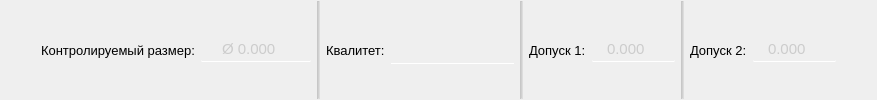
         <widget class="QWidget" name="gladkie_holes" native="true">
          <property name="styleSheet">
           <string notr="true">background: none;</string>
          </property>
          <layout class="QHBoxLayout" name="horizontalLayout_4">
           <property name="leftMargin">
            <number>1</number>
           </property>
           <property name="topMargin">
            <number>1</number>
           </property>
           <property name="rightMargin">
            <number>1</number>
           </property>
           <property name="bottomMargin">
            <number>1</number>
           </property>
           <item>
            <spacer name="horizontalSpacer_5">
             <property name="orientation">
              <enum>Qt::Orientation::Horizontal</enum>
             </property>
             <property name="sizeHint" stdset="0">
              <size>
               <width>40</width>
               <height>20</height>
              </size>
             </property>
            </spacer>
           </item>
           <item alignment="Qt::AlignmentFlag::AlignHCenter">
            <widget class="QLabel" name="label_3">
             <property name="font">
              <font>
               <pointsize>10</pointsize>
              </font>
             </property>
             <property name="styleSheet">
              <string notr="true">background: none;
</string>
             </property>
             <property name="text">
              <string>Контролируемый размер:</string>
             </property>
            </widget>
           </item>
           <item>
            <widget class="QDoubleSpinBox" name="doubleSpinBox_nom_diameter_3">
             <property name="cursor">
              <cursorShape>PointingHandCursor</cursorShape>
             </property>
             <property name="styleSheet">
              <string notr="true">QDoubleSpinBox {
	padding: 2 5 2 5;	
	border: none;
	border-bottom: 1px solid white;
	border-radius: 1px;
	background: rgba(255, 255, 255, 0);
	transition: color 0.3s ease;
	transition: border-bottom 0.4s ease;
	color: rgb(204, 204, 204);
	font-size: 11pt
}

QDoubleSpinBox:disabled {
	color: rgb(120, 106, 107);
	background: rgba(255, 255, 255, 20);
}

QDoubleSpinBox:hover {
	color: rgb(255, 255, 255)
}

QDoubleSpinBox:pressed {
	border-bottom: 1px solid white;
}
</string>
             </property>
             <property name="alignment">
              <set>Qt::AlignmentFlag::AlignCenter</set>
             </property>
             <property name="prefix">
              <string>Ø </string>
             </property>
             <property name="decimals">
              <number>3</number>
             </property>
             <property name="minimum">
              <double>0.000000000000000</double>
             </property>
             <property name="maximum">
              <double>1000.000000000000000</double>
             </property>
             <property name="stepType">
              <enum>QAbstractSpinBox::StepType::DefaultStepType</enum>
             </property>
            </widget>
           </item>
           <item>
            <widget class="Line" name="line_5">
             <property name="styleSheet">
              <string notr="true">background: rgba(124, 124, 124, 40)</string>
             </property>
             <property name="orientation">
              <enum>Qt::Orientation::Vertical</enum>
             </property>
            </widget>
           </item>
           <item>
            <widget class="QLabel" name="label_10">
             <property name="font">
              <font>
               <pointsize>10</pointsize>
              </font>
             </property>
             <property name="styleSheet">
              <string notr="true">background: none;
</string>
             </property>
             <property name="text">
              <string>Квалитет:</string>
             </property>
            </widget>
           </item>
           <item>
            <widget class="QLineEdit" name="lineEdit_kvalitet_2">
             <property name="minimumSize">
              <size>
               <width>0</width>
               <height>0</height>
              </size>
             </property>
             <property name="styleSheet">
              <string notr="true">padding: 5, 5, 5, 5;
border: none;
border-bottom: 1px solid white;
background: rgba(255, 255, 255, 0);
transition: color 0.3s ease;
transition: border-bottom 0.4s ease;
color: rgb(204, 204, 204);
font-size: 10pt;</string>
             </property>
             <property name="placeholderText">
              <string/>
             </property>
            </widget>
           </item>
           <item>
            <widget class="Line" name="line_6">
             <property name="styleSheet">
              <string notr="true">background: rgba(124, 124, 124, 40)</string>
             </property>
             <property name="orientation">
              <enum>Qt::Orientation::Vertical</enum>
             </property>
            </widget>
           </item>
           <item>
            <widget class="QLabel" name="label_11">
             <property name="font">
              <font>
               <pointsize>10</pointsize>
              </font>
             </property>
             <property name="styleSheet">
              <string notr="true">background: none;
</string>
             </property>
             <property name="text">
              <string>Допуск 1:</string>
             </property>
            </widget>
           </item>
           <item>
            <widget class="QDoubleSpinBox" name="doubleSpinBox_dopusk_3">
             <property name="cursor">
              <cursorShape>PointingHandCursor</cursorShape>
             </property>
             <property name="styleSheet">
              <string notr="true">QDoubleSpinBox {
	padding: 2 5 2 5;	
	border: none;
	border-bottom: 1px solid white;
	border-radius: 1px;
	background: rgba(255, 255, 255, 0);
	transition: color 0.3s ease;
	transition: border-bottom 0.4s ease;
	color: rgb(204, 204, 204);
	font-size: 11pt
}

QDoubleSpinBox:disabled {
	color: rgb(120, 106, 107);
	background: rgba(255, 255, 255, 20);
}

QDoubleSpinBox:hover {
	color: rgb(255, 255, 255)
}

QDoubleSpinBox:pressed {
	border-bottom: 1px solid white;
}
</string>
             </property>
             <property name="alignment">
              <set>Qt::AlignmentFlag::AlignCenter</set>
             </property>
             <property name="prefix">
              <string/>
             </property>
             <property name="suffix">
              <string/>
             </property>
             <property name="decimals">
              <number>3</number>
             </property>
             <property name="minimum">
              <double>-10.000000000000000</double>
             </property>
             <property name="maximum">
              <double>10.000000000000000</double>
             </property>
             <property name="singleStep">
              <double>0.100000000000000</double>
             </property>
             <property name="value">
              <double>0.000000000000000</double>
             </property>
            </widget>
           </item>
           <item>
            <widget class="Line" name="line_7">
             <property name="styleSheet">
              <string notr="true">background: rgba(124, 124, 124, 40)</string>
             </property>
             <property name="orientation">
              <enum>Qt::Orientation::Vertical</enum>
             </property>
            </widget>
           </item>
           <item>
            <widget class="QLabel" name="label_12">
             <property name="font">
              <font>
               <pointsize>10</pointsize>
              </font>
             </property>
             <property name="styleSheet">
              <string notr="true">background: none;
</string>
             </property>
             <property name="text">
              <string>Допуск 2:</string>
             </property>
            </widget>
           </item>
           <item>
            <widget class="QDoubleSpinBox" name="doubleSpinBox_dopusk_4">
             <property name="cursor">
              <cursorShape>PointingHandCursor</cursorShape>
             </property>
             <property name="styleSheet">
              <string notr="true">QDoubleSpinBox {
	padding: 2 5 2 5;	
	border: none;
	border-bottom: 1px solid white;
	border-radius: 1px;
	background: rgba(255, 255, 255, 0);
	transition: color 0.3s ease;
	transition: border-bottom 0.4s ease;
	color: rgb(204, 204, 204);
	font-size: 11pt
}

QDoubleSpinBox:disabled {
	color: rgb(120, 106, 107);
	background: rgba(255, 255, 255, 20);
}

QDoubleSpinBox:hover {
	color: rgb(255, 255, 255)
}

QDoubleSpinBox:pressed {
	border-bottom: 1px solid white;
}
</string>
             </property>
             <property name="alignment">
              <set>Qt::AlignmentFlag::AlignCenter</set>
             </property>
             <property name="prefix">
              <string/>
             </property>
             <property name="suffix">
              <string/>
             </property>
             <property name="decimals">
              <number>3</number>
             </property>
             <property name="minimum">
              <double>-10.000000000000000</double>
             </property>
             <property name="maximum">
              <double>10.000000000000000</double>
             </property>
             <property name="singleStep">
              <double>0.100000000000000</double>
             </property>
             <property name="value">
              <double>0.000000000000000</double>
             </property>
            </widget>
           </item>
           <item>
            <spacer name="horizontalSpacer_6">
             <property name="orientation">
              <enum>Qt::Orientation::Horizontal</enum>
             </property>
             <property name="sizeHint" stdset="0">
              <size>
               <width>40</width>
               <height>20</height>
              </size>
             </property>
            </spacer>
           </item>
          </layout>
         </widget>
